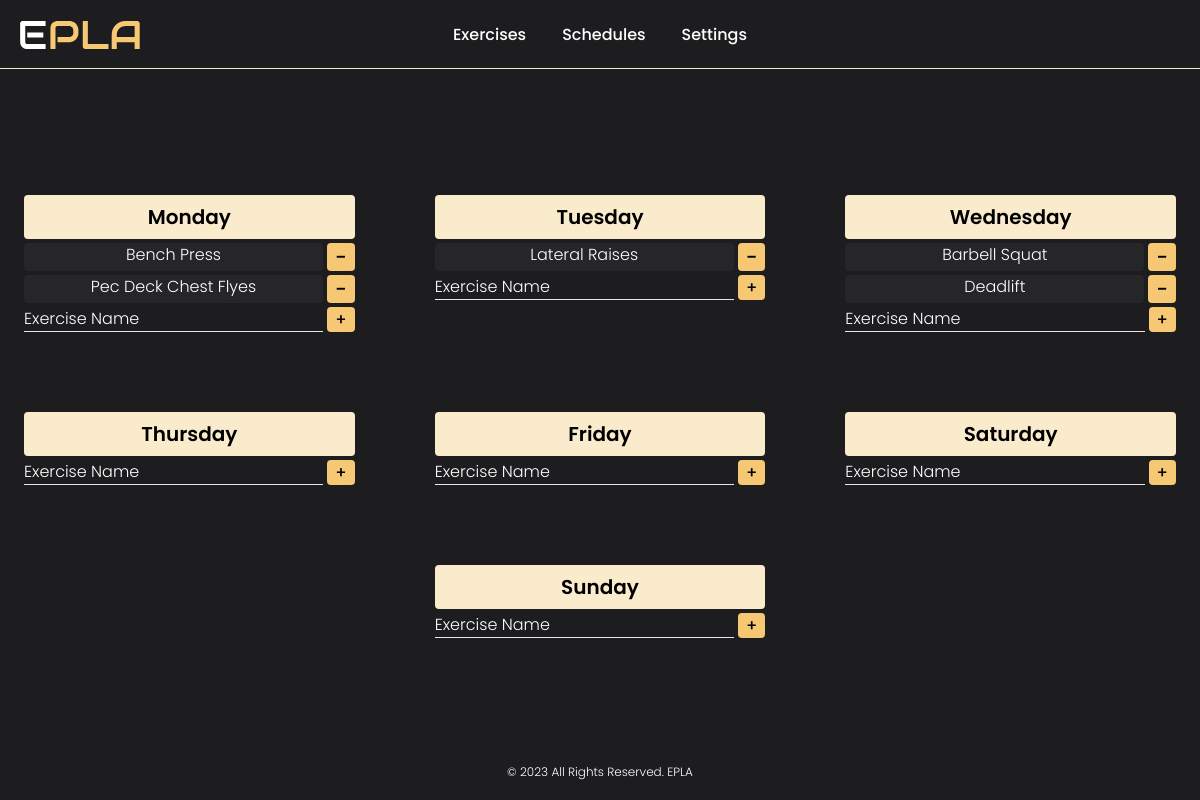
Page /schedules (signed in) on the committed database.
### tables this page shows
CREATE TABLE exercises (
    id INTEGER,
    user_id INTEGER,
    exercise TEXT,
    PRIMARY KEY(id),
    FOREIGN KEY(user_id) REFERENCES users(id)
        ON UPDATE CASCADE
        ON DELETE CASCADE
);

### app.py (the view, shortened to what this page needs)
@app.route("/schedules", methods=["GET", "POST"])
@login_required
def schedules():
    exercises = {
        "monday": [],
        "tuesday": [],
        "wednesday": [],
        "thursday": [],
        "friday": [],
        "saturday": [],
        "sunday": [],
    }
    con, cur = database()
    for row in exercises:
        cur.execute("SELECT exercise_id FROM schedules WHERE user_id = (?) AND day = (?)", (session["user_id"], row))
        exercise_id = cur.fetchall()
        exercise_id = [id[0] for id in exercise_id]
        placeholders = ', '.join(['?' for _ in exercise_id])
        sql_query = f"SELECT exercise FROM exercises WHERE user_id = (?) AND id IN ({placeholders})"
        cur.execute(sql_query, (session["user_id"], *exercise_id))
        results = cur.fetchall()
        results = [item[0] for item in results]
        exercises[row].extend(results)
    cur.close()
    con.close()
    return render_template("add-change-schedules.html", exercises=exercises)

### app.py (called while the page is built)
@app.after_request
def after_request(response):
    response.headers["Cache-Control"] = "no-cache, no-store, must-revalidate"
    response.headers["Expires"] = 0
    response.headers["Pragma"] = "no-cache"
    return response

### helpers.py (called while the page is built)
def login_required(f):
    @wraps(f)
    def decorated_function(*args, **kwargs):
        if session.get("user_id") is None:
            return redirect("/login")
        return f(*args, **kwargs)
    return decorated_function

def database(db="database.db"):
    con = sqlite3.connect(db)
    cur = con.cursor()
    cur.execute("PRAGMA foreign_keys = 1")
    return con, cur

### templates/add-change-schedules.html (shortened to what this page needs)
{% extends "layout.html" %}
{% block main %}
    <div class="space-y-10 md:space-y-0 md:grid md:grid-cols-2 lg:grid-cols-3 md:gap-20">
        {% for day in exercises %}
            <div class="{% if day == 'sunday' %} col-start-2 {% endif %} space-y-1">
                <h1 class="p-2 text-xl font-semibold text-center text-black rounded bg-yellow-2">{{ day|title }}</h1>
                {% for exercise in exercises[day] %}
                    <form action="/schedules" method="post" class="flex">
                        <p class="w-full px-2 mr-1 font-light text-center text-white rounded bg-default-3">{{ exercise|title }}</p>
                        <button type="submit" class="px-2 text-xl duration-300 rounded bg-yellow-1 hover:bg-yellow-2">-</button>
                    </form>
                {% endfor %}
                <form action="/schedules" method="post">
                    <div class="flex gap-1">
                        <input type="text" name="exercise" placeholder="Exercise Name" required class="w-full font-light text-white placeholder-white bg-transparent border-b outline-none caret-yellow-2">
                        <button type="submit" class="px-2 duration-300 rounded bg-yellow-1 hover:bg-yellow-2">+</button>
                    </div>
                </form>
            </div>
        {% endfor %}
    </div>
{% endblock %}

### static/css/styles.css (style rules this page uses)
.font-default { font-family: 'Poppins', sans-serif; }

### rows in the picture
exercises: exercise "Bench Press"
exercises: exercise "Pec Deck Chest Flyes"
exercises: exercise "Lateral Raises"
exercises: exercise "Barbell Squat"
exercises: exercise "Deadlift"

### other values in the picture
{{ day|title }} "Monday" "Tuesday" "Wednesday" "Thursday" "Friday" "Saturday" "Sunday"
